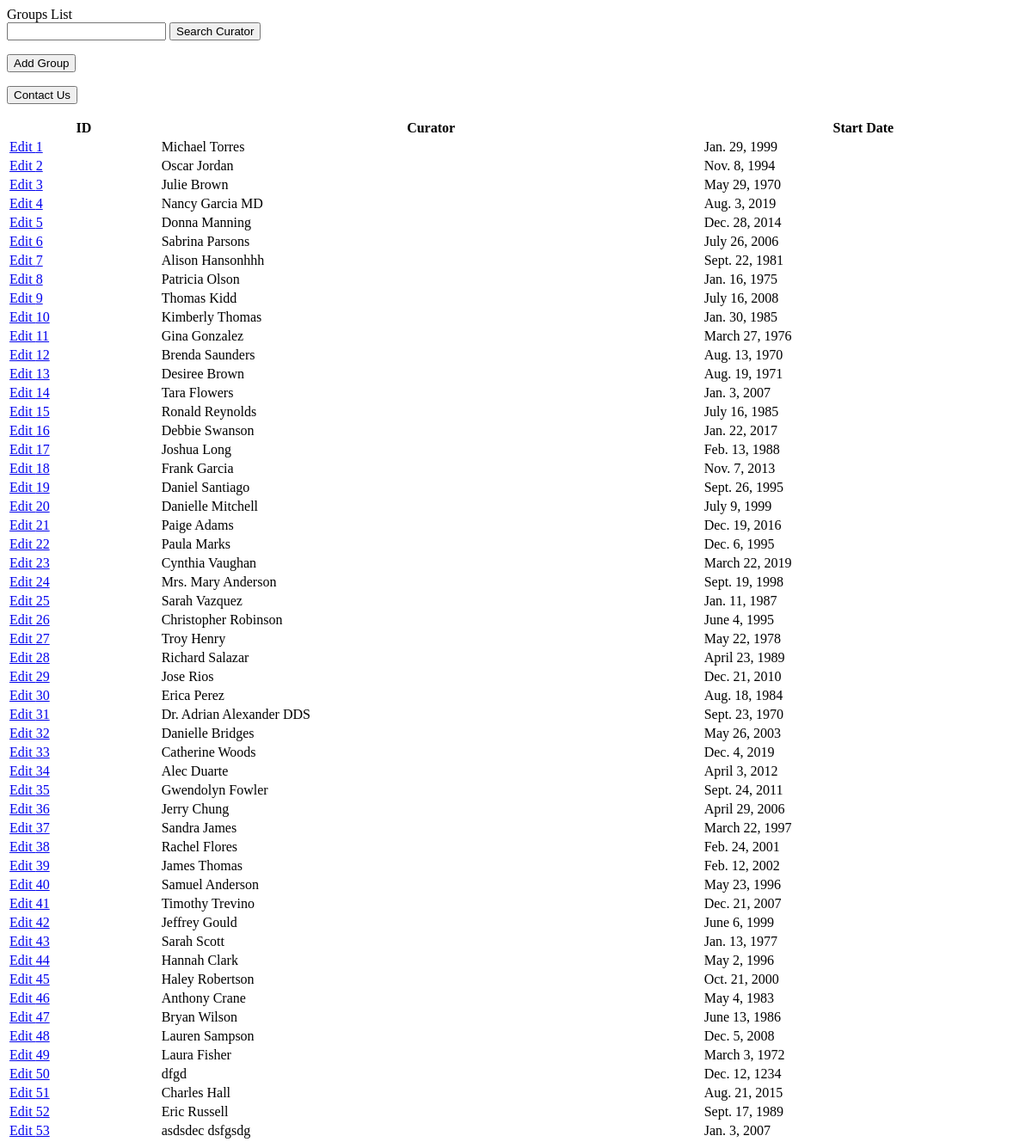
The page /stud_and_groups/groups_list/ on the database as committed earlier.
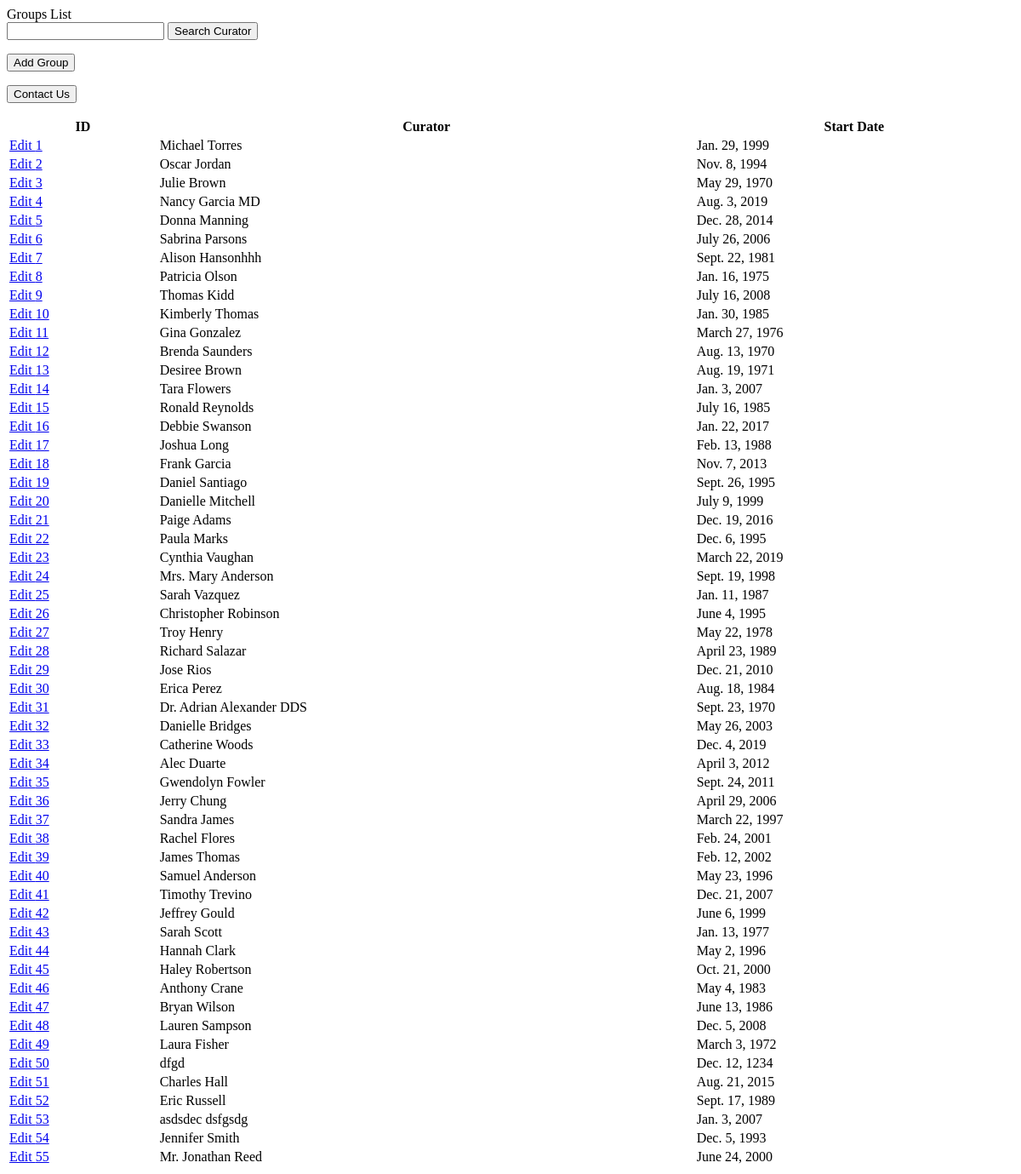
The same page on the database as committed later.
### students/models.py (models this page shows, shortened)
class Group(models.Model):
    group_number = models.IntegerField()
    curator = models.CharField(max_length=25)
    start_date = models.DateField()

### students/views.py (the view)
# urls.py: path('groups_list/', groups, name='groups'),
def groups(request):
    queryset = Group.objects.all()
    cur = request.GET.get('curator')
    if cur:
        queryset = queryset.filter(curator__contains=cur)
    return render(request, 'groups_list.html',
                  context={'groups': queryset})

### students/templates/groups_list.html (shortened to what this page needs)
{% extends 'base.html' %}
{% block content %}
Groups List
<form action="{% url 'groups' %}" method="get">
   <input name="curator">
   <input value="Search Curator" type="submit">
<a href="{% url 'groups-add' %}">
    <p><input type="button" value="Add Group"></p>
</a>
<a href="{% url 'contact' %}">
    <p><input type="button" value="Contact Us"></p>
</a>
</form>
<table style="width:100%">
  <tr>
    <th>ID</th>
    <th>Curator</th>
    <th>Start Date</th>
  </tr>
{% for group in groups %}
  <tr>
    <td><a href="{% url 'groups-edit' pk=group.id %}"> Edit {{ group.id }} </a></td>
    <td>{{ group.curator }}</td>
    <td>{{ group.start_date }}</td>
  </tr>
{% endfor %}
</table>
{% endblock content %}

### students/templates/base.html (shortened to what this page needs)
<!DOCTYPE html>
<html lang="en">
<head>
</head>
<body>
{% block content %}
{% endblock content %}
</body>
</html>

Rows that differ between the two databases and show on the page:
added Group: id "54", curator "Jennifer Smith", start_date "Dec. 5, 1993"
added Group: id "55", curator "Mr. Jonathan Reed", start_date "June 24, 2000"
